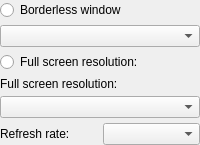
                 <widget class="QFrame" name="fullScreenResolutionFrame">
                  <property name="toolTip">
                   <string>&lt;html&gt;&lt;head/&gt;&lt;body&gt;&lt;p&gt;All the resolutions that your video card/monitor supports should be displayed.&lt;/p&gt;&lt;p&gt;[Recommended:&lt;span style=&quot; font-style:italic;&quot;&gt; Maximum resolution for your monitor unless performance becomes an issue&lt;/span&gt;]&lt;/p&gt;&lt;/body&gt;&lt;/html&gt;</string>
                  </property>
                  <layout class="QVBoxLayout" name="verticalLayout_23">
                   <property name="spacing">
                    <number>5</number>
                   </property>
                   <property name="leftMargin">
                    <number>0</number>
                   </property>
                   <property name="topMargin">
                    <number>0</number>
                   </property>
                   <property name="rightMargin">
                    <number>0</number>
                   </property>
                   <property name="bottomMargin">
                    <number>0</number>
                   </property>
                   <item>
                    <widget class="QRadioButton" name="borderlessRadioButton">
                     <property name="text">
                      <string>Borderless window</string>
                     </property>
                    </widget>
                   </item>
                   <item>
                    <widget class="QComboBox" name="borderlessComboBox"/>
                   </item>
                   <item>
                    <widget class="QRadioButton" name="fullScreenRadioButton">
                     <property name="text">
                      <string>Full screen resolution:</string>
                     </property>
                    </widget>
                   </item>
                   <item>
                    <widget class="QLabel" name="fullscreenResolutionLabel">
                     <property name="text">
                      <string>Full screen resolution:</string>
                     </property>
                    </widget>
                   </item>
                   <item>
                    <widget class="QComboBox" name="fullScreenResolutionComboBox"/>
                   </item>
                   <item>
                    <layout class="QHBoxLayout" name="horizontalLayout_25">
                     <item>
                      <widget class="QLabel" name="fullScreenRefreshRateLabel">
                       <property name="text">
                        <string>Refresh rate:</string>
                       </property>
                       <property name="wordWrap">
                        <bool>true</bool>
                       </property>
                      </widget>
                     </item>
                     <item>
                      <widget class="QComboBox" name="fullScreenRefreshRateComboBox"/>
                     </item>
                    </layout>
                   </item>
                  </layout>
                 </widget>
